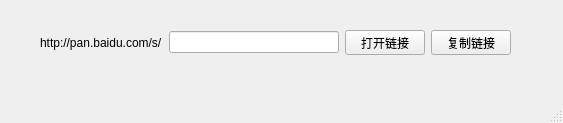
<?xml version="1.0" encoding="UTF-8"?>
<ui version="4.0">
 <class>MainWindow</class>
 <widget class="QMainWindow" name="MainWindow">
  <property name="geometry">
   <rect>
    <x>0</x>
    <y>0</y>
    <width>563</width>
    <height>123</height>
   </rect>
  </property>
  <property name="windowTitle">
   <string>优雅的百度网盘工具</string>
  </property>
  <widget class="QWidget" name="centralwidget">
   <widget class="QWidget" name="layoutWidget">
    <property name="geometry">
     <rect>
      <x>40</x>
      <y>30</y>
      <width>471</width>
      <height>25</height>
     </rect>
    </property>
    <layout class="QHBoxLayout" name="horizontalLayout">
     <item>
      <widget class="QLabel" name="label">
       <property name="text">
        <string>http://pan.baidu.com/s/</string>
       </property>
      </widget>
     </item>
     <item>
      <widget class="QLineEdit" name="lineEdit"/>
     </item>
     <item>
      <widget class="QPushButton" name="pushButtonBaiduOpen">
       <property name="text">
        <string>打开链接</string>
       </property>
      </widget>
     </item>
     <item>
      <widget class="QPushButton" name="pushButtonBaiduCopy">
       <property name="text">
        <string>复制链接</string>
       </property>
      </widget>
     </item>
    </layout>
   </widget>
  </widget>
  <widget class="QMenuBar" name="menubar">
   <property name="geometry">
    <rect>
     <x>0</x>
     <y>0</y>
     <width>563</width>
     <height>23</height>
    </rect>
   </property>
  </widget>
  <widget class="QStatusBar" name="statusbar"/>
 </widget>
 <resources/>
 <connections/>
</ui>
